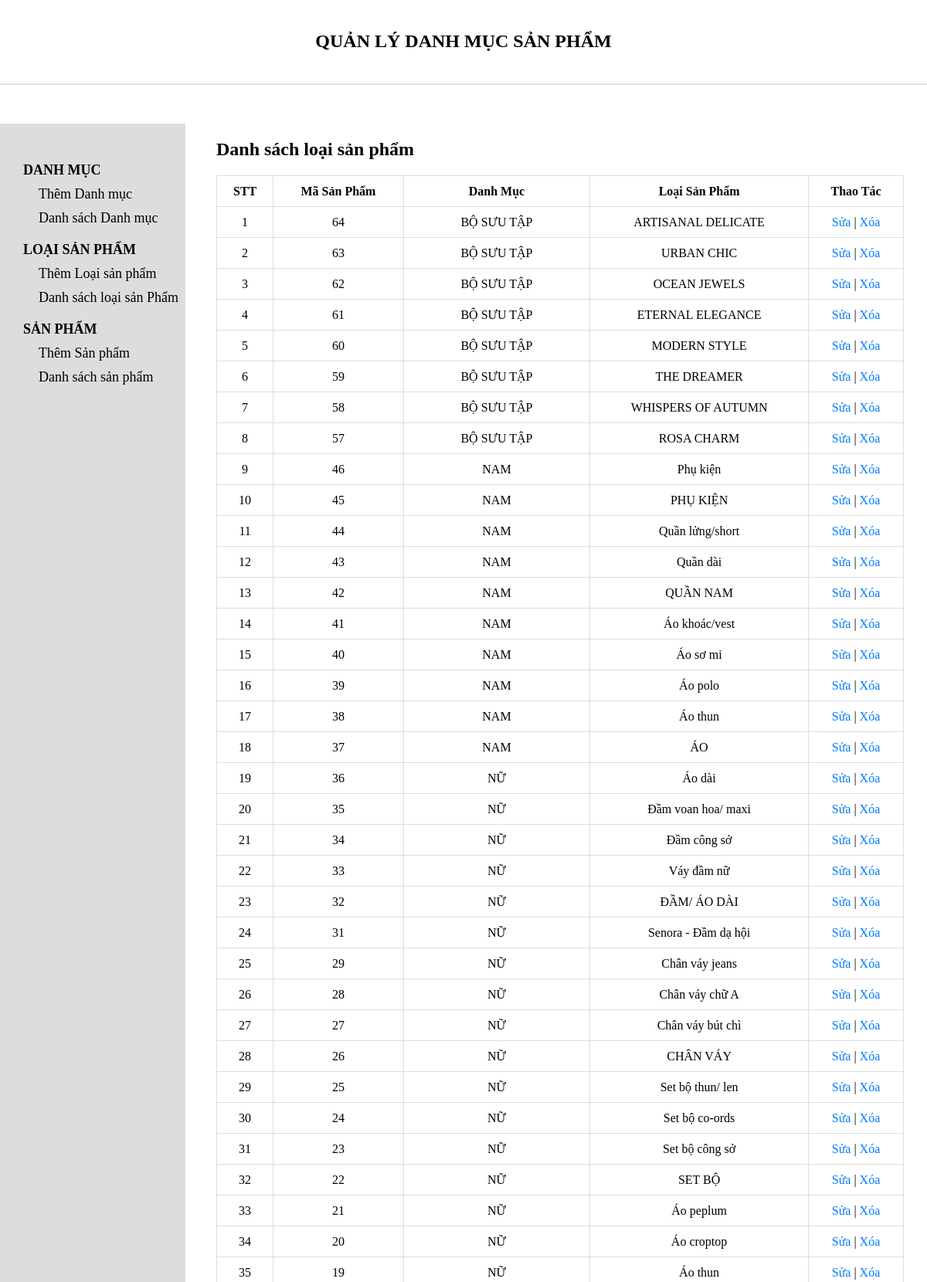
/admin/brandlist.php (signed in, upper part), run on the app's committed database.
### tables this page shows
CREATE TABLE `tbl_brand` (
  `brand_id` int(11) NOT NULL,
  `category_id` int(11) NOT NULL,
  `brand_name` varchar(255) NOT NULL
);

CREATE TABLE `tbl_category` (
  `category_id` int(11) NOT NULL,
  `category_name` varchar(255) NOT NULL
);

### admin/database.php (called while the page is built, shortened)
<?php
class Database{
    public $host = DB_HOST;
    public $user = DB_USER;
    public $pass = DB_PASS;
    public $dbname = DB_NAME;
    public $link;
private function connectDB(){
    $this->link = new mysqli($this->host, $this->user, $this->pass, $this->dbname);
}
public function select($query) {
    $result = $this->link->query($query);
    if ($result->num_rows > 0) {
        return $result;
    } else {
        return false;
    }
}
}
?>

### admin/class/brand_class.php (called while the page is built, shortened)
<?php
include_once "database.php";
?>
<?php
    class brand {
        private $db;
        public function __construct() {
            $this->db = new Database();
        }
        public function show_brand(){
            $query = "SELECT tbl_brand.brand_id, tbl_brand.brand_name, tbl_category.category_name
            FROM tbl_brand
            INNER JOIN tbl_category
            ON tbl_brand.category_id = tbl_category.category_id
            ORDER BY tbl_brand.brand_id DESC";
            $result = $this->db->select($query);
            return $result;
        }
    }
?>

### admin/brandlist.php (the view, shortened to what this page needs)
<?php
    include "header.php";
    include "slider.php";
    include "class/brand_class.php";
?>
<?php
    $brand = new brand;
    $show_brand = $brand->show_brand();
?>
<div class="admin-content-right">
    <div class="admin-content-right-category_list">
        <h1>Danh sách loại sản phẩm</h1>
        <table>
            <tr>
                <th>STT</th>
                <th>Mã Sản Phẩm</th>
                <th>Danh Mục</th>
                <th>Loại Sản Phẩm</th>
                <th>Thao Tác</th>
            </tr>
            <?php
                if($show_brand) {$i=0;
                    while( $result = $show_brand->fetch_assoc()){$i++;
                ?>
            <tr>
                <td><?php echo $i ?></td>
                <td><?php echo $result['brand_id'] ?></td>
                <td><?php echo $result['category_name'] ?></td>
                <td><?php echo $result['brand_name'] ?></td>
                <td>
                    <a href="brandedit.php?brand_id=<?php echo $result['brand_id'] ?>">Sửa</a> |
                    <a href="branddelete.php?brand_id=<?php echo $result['brand_id'] ?>"
                        onclick="return confirm('Bạn có chắc chắn muốn xóa danh mục này không?');">
                        Xóa
                    </a>
                </td>
            </tr>
            <?php
                    }
                }
                ?>
        </table>
    </div>
</div>
</section>
</body>
</html>

### admin/style.css (style rules this page uses)
* { margin: 0; padding: 0; outline: none; box-sizing: border-box; color: black; }
a { text-decoration: none; }
.admin-content-right { width: 80%; padding: 20px 30px 50px 40px; }
.admin-content-right-category_list table { width: 100%; text-align: center; margin-top: 20px; padding: 5px 0; border-collapse: collapse; }
.admin-content-right-category_list table tr { height: 40px; }
.admin-content-right-category_list table th, .admin-content-right-category_list table td, .admin-content-right-product_list table th, .admin-content-right-product_list table td { text-align: center; padding: 10px; word-wrap: break-word; white-space: nowrap; }
.admin-content-right-category_list table th,td, .admin-content-right-product_list table th,td { border: 1px solid #ddd; }
.admin-content-right-brand_list a, .admin-content-right-category_list a, .admin-content-right-product_list a { text-decoration: none; color: #007BFF; }

### data on the page
tbl_brand: brand_id "64", category.category_name "BỘ SƯU TẬP", brand_name "ARTISANAL DELICATE"
tbl_brand: brand_id "63", category.category_name "BỘ SƯU TẬP", brand_name "URBAN CHIC"
tbl_brand: brand_id "62", category.category_name "BỘ SƯU TẬP", brand_name "OCEAN JEWELS"
tbl_brand: brand_id "61", category.category_name "BỘ SƯU TẬP", brand_name "ETERNAL ELEGANCE"
tbl_brand: brand_id "60", category.category_name "BỘ SƯU TẬP", brand_name "MODERN STYLE"
tbl_brand: brand_id "59", category.category_name "BỘ SƯU TẬP", brand_name "THE DREAMER"
tbl_brand: brand_id "58", category.category_name "BỘ SƯU TẬP", brand_name "WHISPERS OF AUTUMN"
tbl_brand: brand_id "57", category.category_name "BỘ SƯU TẬP", brand_name "ROSA CHARM"
tbl_brand: brand_id "46", category.category_name "NAM", brand_name "Phụ kiện"
tbl_brand: brand_id "45", category.category_name "NAM", brand_name "PHỤ KIỆN"
tbl_brand: brand_id "44", category.category_name "NAM", brand_name "Quần lửng/short"
tbl_brand: brand_id "43", category.category_name "NAM", brand_name "Quần dài"
tbl_brand: brand_id "42", category.category_name "NAM", brand_name "QUẦN NAM"
tbl_brand: brand_id "41", category.category_name "NAM", brand_name "Áo khoác/vest"
tbl_brand: brand_id "40", category.category_name "NAM", brand_name "Áo sơ mi"
tbl_brand: brand_id "39", category.category_name "NAM", brand_name "Áo polo"
tbl_brand: brand_id "38", category.category_name "NAM", brand_name "Áo thun"
tbl_brand: brand_id "37", category.category_name "NAM", brand_name "ÁO"
tbl_brand: brand_id "36", category.category_name "NỮ", brand_name "Áo dài"
tbl_brand: brand_id "35", category.category_name "NỮ", brand_name "Đầm voan hoa/ maxi"
tbl_brand: brand_id "34", category.category_name "NỮ", brand_name "Đầm công sở"
tbl_brand: brand_id "33", category.category_name "NỮ", brand_name "Váy đầm nữ"
tbl_brand: brand_id "32", category.category_name "NỮ", brand_name "ĐẦM/ ÁO DÀI"
tbl_brand: brand_id "31", category.category_name "NỮ", brand_name "Senora - Đầm dạ hội"
tbl_brand: brand_id "29", category.category_name "NỮ", brand_name "Chân váy jeans"
tbl_brand: brand_id "28", category.category_name "NỮ", brand_name "Chân váy chữ A"
tbl_brand: brand_id "27", category.category_name "NỮ", brand_name "Chân váy bút chì"
tbl_brand: brand_id "26", category.category_name "NỮ", brand_name "CHÂN VÁY"
tbl_brand: brand_id "25", category.category_name "NỮ", brand_name "Set bộ thun/ len"
tbl_brand: brand_id "24", category.category_name "NỮ", brand_name "Set bộ co-ords"
tbl_brand: brand_id "23", category.category_name "NỮ", brand_name "Set bộ công sở"
tbl_brand: brand_id "22", category.category_name "NỮ", brand_name "SET BỘ"
tbl_brand: brand_id "21", category.category_name "NỮ", brand_name "Áo peplum"
tbl_brand: brand_id "20", category.category_name "NỮ", brand_name "Áo croptop"
tbl_brand: brand_id "19", category.category_name "NỮ", brand_name "Áo thun"
